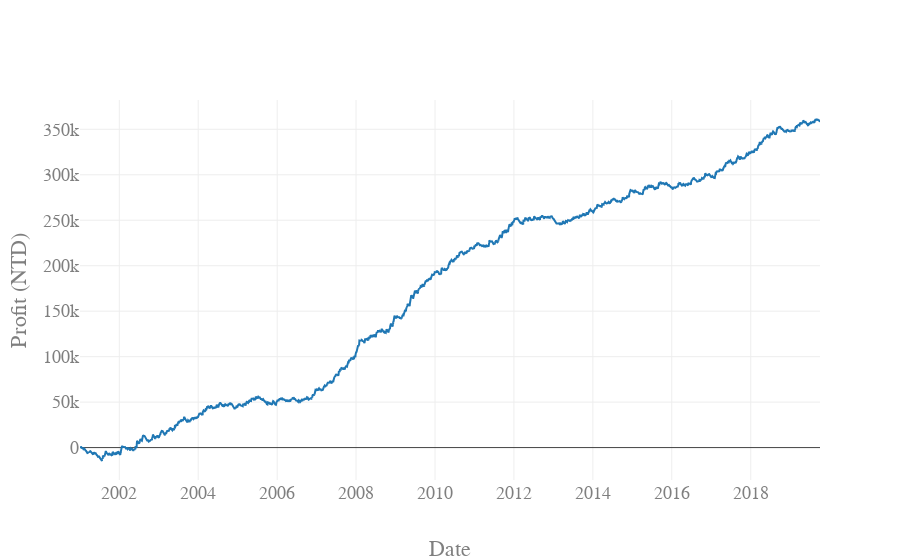

Notebook cell for this chart:
### Code cell
data = [
    go.Scatter(x = earn.date, y = earn.accumulate)]
layout = go.Layout(
        xaxis=dict(title="Date"),
        yaxis=dict(title="Profit (NTD)"),
        font=dict(
        family="Courier New, monospace",
        size=18,
        color="#7f7f7f")
)
figure = go.Figure(data=data, layout=layout)
iplot(figure, filename='accumulate')
plot(figure, filename='accumulate_better.html')

### Figure 1 — Plotly figure (JSON) as saved in the notebook; plotly's stock layout.template omitted (floating-point values rounded to 4 significant figures; data arrays with more than 128 entries replaced by an {"elided": "..."} marker saying what was removed)
{"data": [{"type": "scatter", "uid": "d592a97e-f619-4438-8957-6544767891e6", "x": {"elided": "3988 str values"}, "y": {"elided": "3988 int values"}}], "layout": {"font": {"color": "#7f7f7f", "family": "Courier New, monospace", "size": 18}, "xaxis": {"title": "Date"}, "yaxis": {"title": "Profit (NTD)"}}}
